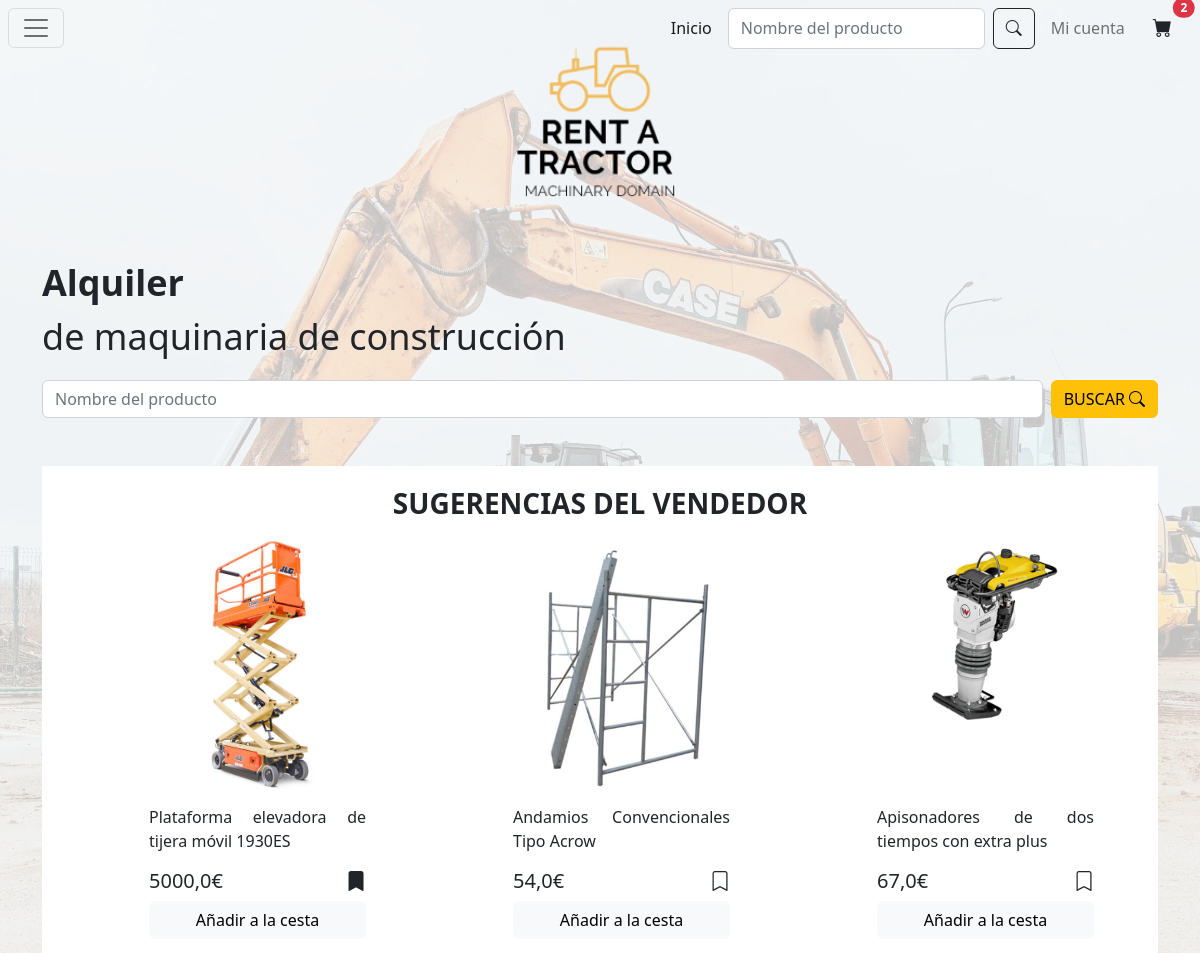
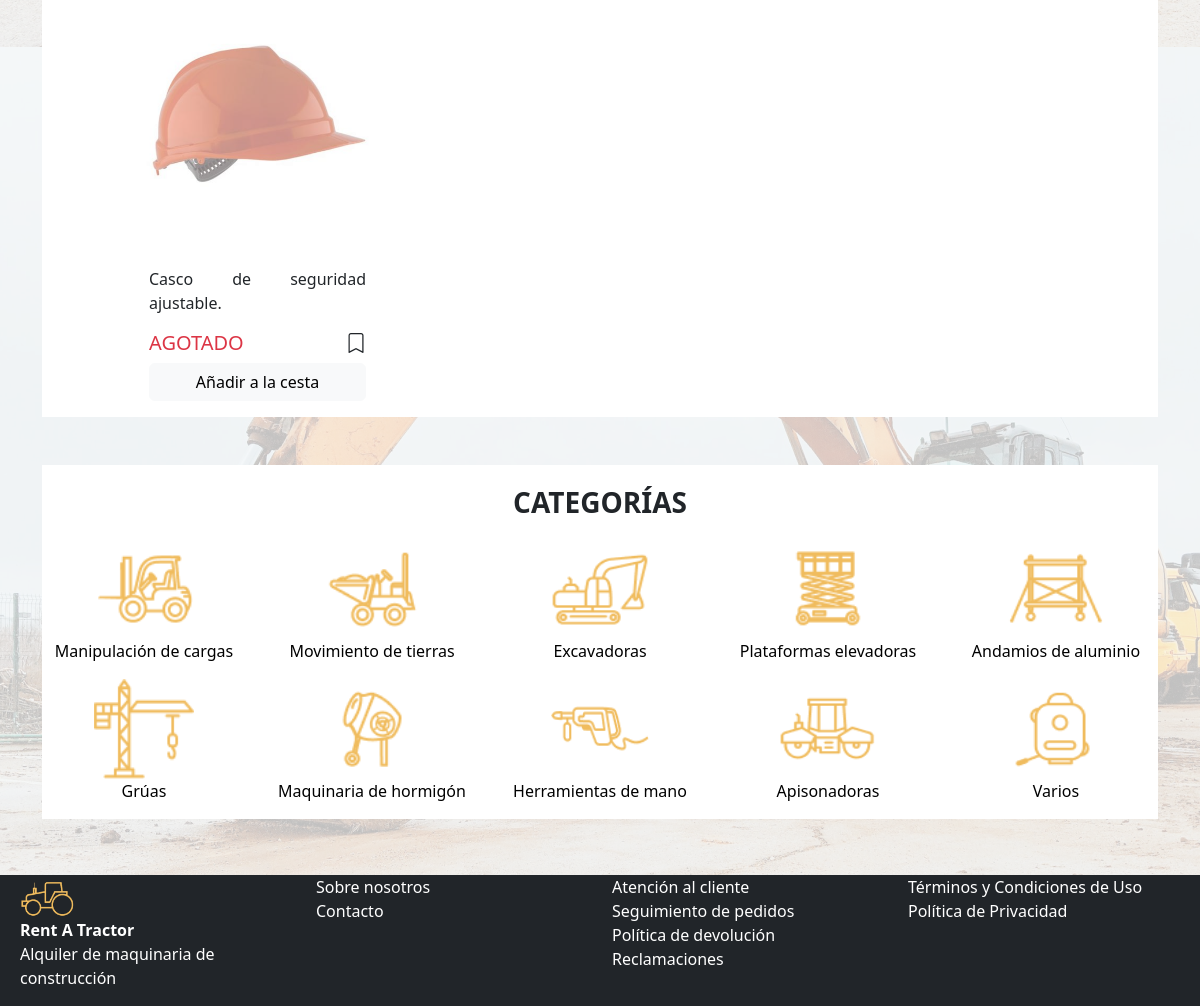
The page / on the database its author committed (2 pictures, top to bottom).
### app/models.py (models this page shows)
class Maquina(models.Model):
    id = models.IntegerField(primary_key=True)
    nombre = models.CharField(max_length=64)
    descripcion = models.CharField(max_length=256)
    precio = models.FloatField()
    stock = models.IntegerField()
    marca = models.CharField(max_length=64)
    fabricante = models.CharField(max_length=64)
    dimensiones = models.CharField(max_length=256)
    imagen = models.CharField(max_length=256)
    tipo_maquina = models.CharField(choices=TipoMaquina.choices(), default=TipoMaquina.varios, max_length=256)
    descuento = models.FloatField(default=0.0)
    sugerido = models.BooleanField(default=False)

### app/views.py (the view)
# urls.py: path('', views.index, name="homepage"),
def index(request):
    cesta = EnCesta.objects.filter(cliente__id = 1)
    productos = Maquina.objects.all().filter(sugerido=True)
    favoritos = ClienteRegistrado.objects.get(cliente__id = 1).gusta.all()
    formulario = SearchForm()
    if request.method == 'POST':
        formulario = SearchForm(request.POST)
        if formulario.is_valid():
            request.session['search'] = formulario.cleaned_data['search']
            return redirect('/catalogo/Resultados de: ' + request.session['search'])
    return render(request, 'index.html', {'cesta': cesta, 'productos': productos, 'favoritos': favoritos, 'formulario': formulario, 'STATIC_URL':settings.STATIC_URL})

### app/forms.py
class SearchForm(forms.Form):
    search = forms.CharField(widget=forms.TextInput(attrs={"class":"form-control me-2", "placeholder": "Nombre del producto"}), label=False, required=False)

### app/templatetags/custom_template_tags.py (called while the page is built)
@register.filter(name='subtract')
def subtract(value, arg):
    return value - arg

### app/templates/index.html (shortened to what this page needs)
{% extends 'masterIndex.html' %} {% block contenido %}
{% load custom_template_tags %}
<strong style="font-size: 3vw;">Alquiler</strong>
<p style="font-size: 3vw;">de maquinaria de construcción</p>
<form class="d-flex" role="search" action="" method="post">
    {{formulario}}
    <button class="btn btn-warning" type="submit"><span class="d-flex">BUSCAR&nbsp;<i class="bi bi-search"></i></span></button>
</form>
<div class="bg-white mt-5">
    <div class="row pt-3">
        <strong class="text-center fs-3">SUGERENCIAS DEL VENDEDOR</strong>
    </div>
    <div class="row mt-3 pe-5">
        {% for producto in productos %}
        <div class="col-md-3 offset-md-1">
            <div class="card border-0">
                <div style="width: 100%;
                height: 0;
                padding-bottom: 100%;">
                    <img src= "../../media/{{producto.imagen}}" class="card-img-top img-fluid"
                    {% if producto.stock == 0 %}
                        style="opacity: 0.5;"
                    {% endif %}
                    role="button" alt="{{producto.nombre}}" onclick="location.href='/producto/{{producto.id}}'">
                </div>
                <div class="card-body">
                    <p class="card-text">{{producto.nombre}}</p>
                    <h5 class="card-title d-flex justify-content-between">
                        <span>
                            {% if producto.stock != 0 %}
                                {{producto.precio|subtract:producto.descuento}}€
                            {% endif %}
                            <span class="text-danger">
                                {% if producto.stock == 0 %}
                                    AGOTADO
                                {% endif %}
                            </span>
                        </span>
                        <a role="button" onclick="alert('Añadido a favoritos')">
                            {% if producto in favoritos %}
                            <i class="bi bi-bookmark-fill"></i>
                            {% else %}
                            <i class="bi bi-bookmark"></i>
                            {% endif %}
                        </a>
                    </h5>
                  <a href="#" class="btn btn-light w-100">Añadir a la cesta</a>
                </div>
              </div>
        </div>
        {% endfor %}
    </div>
</div>
<div class="bg-white mt-5">
    <div class="row pt-3">
        <strong class="text-center fs-3">CATEGORÍAS</strong>
    </div>
    <div class="row mt-3">
        <div class="col text-center">
            <a class="text-decoration-none text-black" href="/catalogo/Manipulación de cargas">
                <img src="../../media/manipulacionCargas.png" alt="Manipulación de cargas" width="100px" height="100px">
                <br/>
                Manipulación de cargas
            </a>
        </div>
        <div class="col text-center">
            <a class="text-decoration-none text-black" href="/catalogo/Movimiento de tierras">
                <img src="../../media/movimientoTierras.png" alt="Movimiento de tierras" width="100px" height="100px">
                <br/>
                Movimiento de tierras
            </a>
        </div>
        <div class="col text-center">
            <a class="text-decoration-none text-black" href="/catalogo/Excavadoras">
                <img src="../../media/excavadoras.png" alt="Excavadoras" width="100px" height="100px">
                <br/>
                Excavadoras
            </a>
        </div>
        <div class="col text-center">
            <a class="text-decoration-none text-black" href="/catalogo/Plataformas elevadoras">
                <img src="../../media/plataformasElevadoras.png" alt="Plataformas elevadoras" width="100px" height="100px">
                <br/>
                Plataformas elevadoras
            </a>
            </div>
        <div class="col text-center">
            <a class="text-decoration-none text-black" href="/catalogo/Andamios de aluminio">
                <img src="../../media/andamiosAluminio.png" alt="Andamios de aluminio" width="100px" height="100px">
                <br/>
                Andamios de aluminio
            </a>
        </div>
    </div>
    <div class="row mt-3 pb-3">
        <div class="col text-center">
            <a class="text-decoration-none text-black" href="/catalogo/Grúas">
                <img src="../../media/gruas.png" alt="Grúas" width="100px" height="100px">
                <br/>
                Grúas
            </a>
        </div>
        <div class="col text-center">
            <a class="text-decoration-none text-black" href="/catalogo/Maquinaria de hormigón">
                <img src="../../media/maquinariaHormigon.png" alt="Maquinaria de hormigón" width="100px" height="100px">
                <br/>
                Maquinaria de hormigón
            </a>
        </div>
        <div class="col text-center">
            <a class="text-decoration-none text-black" href="/catalogo/Herramientas de mano">
                <img src="../../media/herramientasMano.png" alt="Herramientas de mano" width="100px" height="100px">
                <br/>
                Herramientas de mano
            </a>
        </div>
        <div class="col text-center">
            <a class="text-decoration-none text-black" href="/catalogo/Apisonadoras">
                <img src="../../media/apisonadoras.png" alt="Apisonadoras" width="100px" height="100px">
                <br/>
                Apisonadoras
            </a>
        </div>
        <div class="col text-center">
            <a class="text-decoration-none text-black" href="/catalogo/Varios">
                <img src="../../media/varios.png" alt="Varios" width="100px" height="100px">
                <br/>
                Varios
            </a>
        </div>
    </div>
</div>
{% endblock %}

### rows shown on the page
Maquina: imagen (picture), nombre "Plataforma elevadora de tijera móvil 1930ES", precio|subtract "5000,0"
Maquina: imagen (picture), nombre "Andamios Convencionales Tipo Acrow", precio|subtract "54,0"
Maquina: imagen (picture), nombre "Apisonadores de dos tiempos con extra plus", precio|subtract "67,0"
Maquina: imagen (picture), nombre "Casco de seguridad ajustable.", stock "AGOTADO"

### other values the page prints
{{ cesta|length }} "2"
